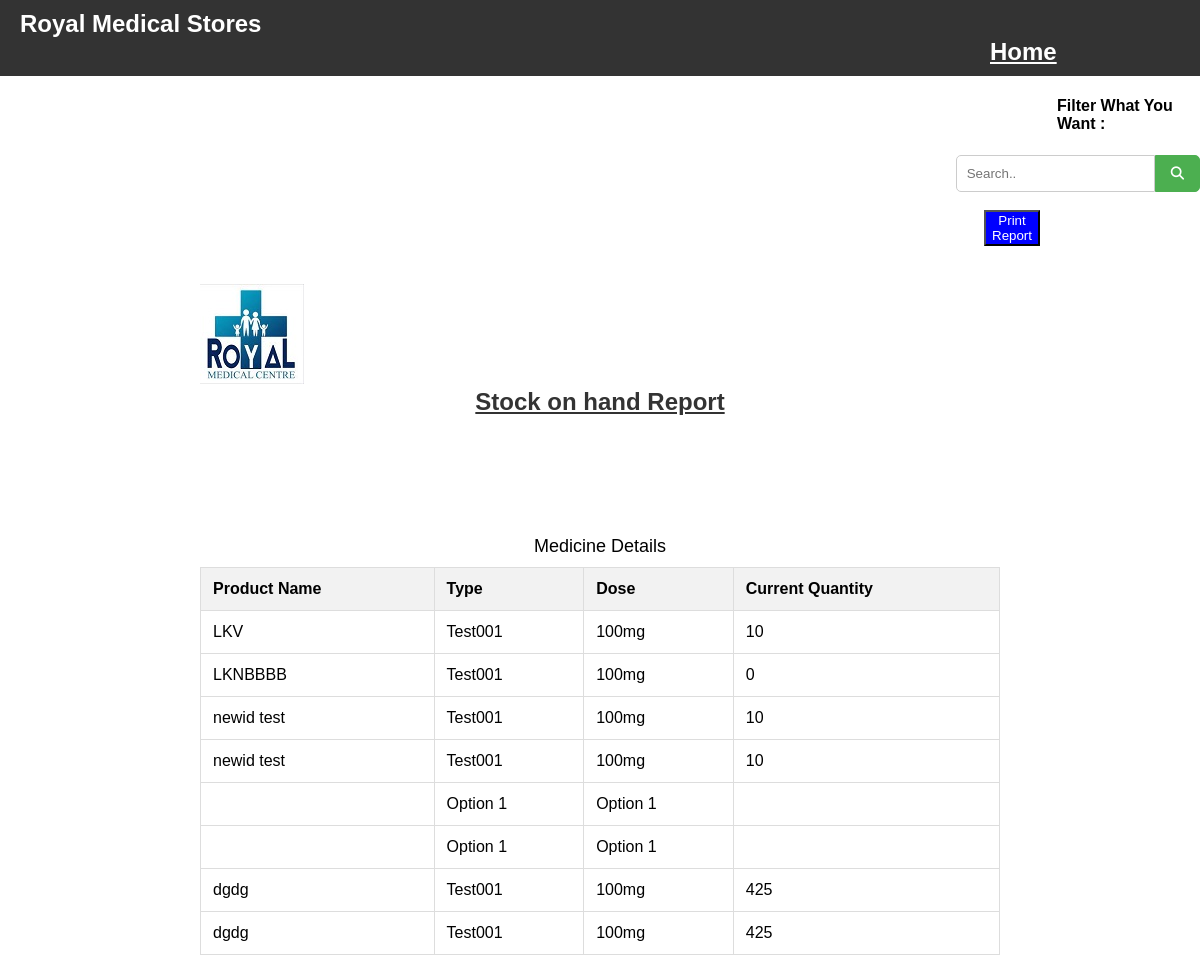
Page /StockReport.php on the committed database.
### tables this page shows
CREATE TABLE `products` (
  `id` int(11) NOT NULL,
  `medicineName` varchar(250) NOT NULL,
  `product_type` varchar(250) NOT NULL,
  `product_dose` varchar(250) NOT NULL,
  `addiinfo` varchar(250) NOT NULL,
  `manudate` varchar(250) NOT NULL,
  `expdate` varchar(250) NOT NULL,
  `quantity` varchar(250) NOT NULL,
  `price` varchar(250) NOT NULL,
  `suppliername` varchar(250) NOT NULL,
  `reorderlevel` varchar(250) NOT NULL,
  `description` varchar(500) NOT NULL,
  `created_at` timestamp(6) NOT NULL DEFAULT current_timestamp(6),
  `supplier_status` int(11) DEFAULT NULL
);

### connect.php (called while the page is built, shortened)
<?php
class DatabaseConnection
{
    private $server = "localhost";
    private $user = "root";
    private $pass = "";
    private $db = "pharma";
    private $con;
    public function __construct()
    {
        try {
            $this->con = new PDO("mysql:host=$this->server;dbname=$this->db;charset=UTF8", $this->user, $this->pass);
            $this->con->setAttribute(PDO::ATTR_ERRMODE, PDO::ERRMODE_EXCEPTION);
        } catch (PDOException $e) {
            $this->handleConnectionError($e->getMessage());
        }
    }
    public function getConnection()
    {
        return $this->con;
    }
}

### StockReport.php (the view, shortened to what this page needs)
<?php
include 'connect.php';
$database = new DatabaseConnection();
function fetchDataFromDatabase() {
    global $database;
    $sql = "SELECT id, medicineName, product_type, product_dose, addiinfo, quantity, price, suppliername,reorderlevel,expdate, description FROM products";
    $stmt = $database->getConnection()->query($sql);
    return $stmt->fetchAll(PDO::FETCH_ASSOC);
}
$data = fetchDataFromDatabase();
?>
<!DOCTYPE html>
<html lang="en">
<head>
    <link rel="stylesheet" href="https://cdnjs.cloudflare.com/ajax/libs/font-awesome/6.4.0/css/all.min.css">
</head>
<body >
    <section id="header" style="margin: 0px 0px 0px 0px">
        <div class="header-container">
            <h1 style="margin-left: 10px">Royal Medical Stores <span style="color:white;"><a href="login1st.php" style="color:white; margin-left:  970px;">Home</a></span></h1>
        </div>
    </section>
    <section id="report-content" >
    <h4 style="margin-left:1057px">Filter What You Want :   <br></h4>
        <div class="container">
            <form id="search-form" style="margin-left: 1000px">
                <input type="text" id="search-input" placeholder="Search.." style="width: 300px" oninput="searchTable()">
                <button type="button" class="search-button" onclick="searchTable()"><i class="fas fa-search"></i></button>
            </form>
            <br>
                <button onclick="printReport()" style="margin-left:784px; color:white; background-Color: blue; size: 20px; mouse-point:courser point;cursor:pointer;" >Print Report</button>
            <br><br>
            <section>
            <img src="images/logo1.jpg" alt="RMS Store Logo" class="logo">
            <h2 class="inventory-header" style="margin-bottom:100px;"><b><u>Stock on hand Report</u></b></h2>
            </section>
            <div class="scrollable-box">
                <table id="order-details-table" >
                    <caption >Medicine Details</caption>
                    <thead >
                        <tr>
                            <th>Product Name</th>
                            <th>Type</th>
                            <th>Dose</th>
                            <th>Current Quantity</th>
                        </tr>
                    </thead>
                    <tbody>
                        <?php foreach ($data as $row) { ?>
                            <tr>
                                <td><?php echo $row['medicineName']; ?></td>
                                <td><?php echo $row['product_type']; ?></td>
                                <td><?php echo $row['product_dose']; ?></td>
                                <td>
                                    <?php echo $row['quantity']; ?>
                                </td>
                            </tr>
                        <?php } ?>
                    </tbody>
                </table>
            </div>
        </div>
    </section>
 </body>
</html>

### StockReport.php (style rules this page uses)
body { font-family: 'Arial', sans-serif; margin: 0; padding: 0; }
section { margin: 20px 0; }
.header-container { background-color: #333; color: white; padding: 10px; }
h1, h2 { margin: 0; }
.container { max-width: 800px; margin: auto; }
.inventory-header { text-align: center; color: #333; }
form { text-align: center; }
#search-input { padding: 8px; }
.search-button { background-color: #4CAF50; color: white; border: none; padding: 8px 12px; cursor: pointer; }
.scrollable-box { overflow-x: auto; }
table { width: 100%; border-collapse: collapse; margin-top: 20px; }
caption { font-size: 18px; margin-bottom: 10px; }
th, td { border: 1px solid #ddd; padding: 12px; text-align: left; }
th { background-color: #f2f2f2; }
#search-form { display: flex; align-items: center; justify-content: flex-end; margin-left: 1000px; }
#search-input { padding: 10px; border: 1px solid #ccc; border-radius: 5px 0 0 5px; }
.search-button { background-color: #4CAF50; color: white; border: 1px solid #4CAF50; border-radius: 0 5px 5px 0; padding: 10px 15px; cursor: pointer; }

### rows in the picture
products: medicineName "LKV", product_type "Test001", product_dose "100mg", quantity "10"
products: medicineName "LKNBBBB", product_type "Test001", product_dose "100mg", quantity "0"
products: medicineName "newid test", product_type "Test001", product_dose "100mg", quantity "10"
products: medicineName "newid test", product_type "Test001", product_dose "100mg", quantity "10"
products: product_type "Option 1", product_dose "Option 1"
products: product_type "Option 1", product_dose "Option 1"
products: medicineName "dgdg", product_type "Test001", product_dose "100mg", quantity "425"
products: medicineName "dgdg", product_type "Test001", product_dose "100mg", quantity "425"
